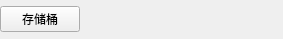
<?xml version="1.0" encoding="UTF-8"?>
<ui version="4.0">
 <class>BreadWidget</class>
 <widget class="QWidget" name="BreadWidget">
  <property name="geometry">
   <rect>
    <x>0</x>
    <y>0</y>
    <width>283</width>
    <height>39</height>
   </rect>
  </property>
  <property name="windowTitle">
   <string>Form</string>
  </property>
  <layout class="QHBoxLayout" name="horizontalLayout">
   <property name="leftMargin">
    <number>0</number>
   </property>
   <property name="topMargin">
    <number>0</number>
   </property>
   <property name="rightMargin">
    <number>0</number>
   </property>
   <property name="bottomMargin">
    <number>0</number>
   </property>
   <item>
    <widget class="QPushButton" name="pushButton">
     <property name="text">
      <string>存储桶</string>
     </property>
    </widget>
   </item>
   <item>
    <spacer name="horizontalSpacer">
     <property name="orientation">
      <enum>Qt::Horizontal</enum>
     </property>
     <property name="sizeHint" stdset="0">
      <size>
       <width>196</width>
       <height>20</height>
      </size>
     </property>
    </spacer>
   </item>
  </layout>
 </widget>
 <resources/>
 <connections/>
</ui>
